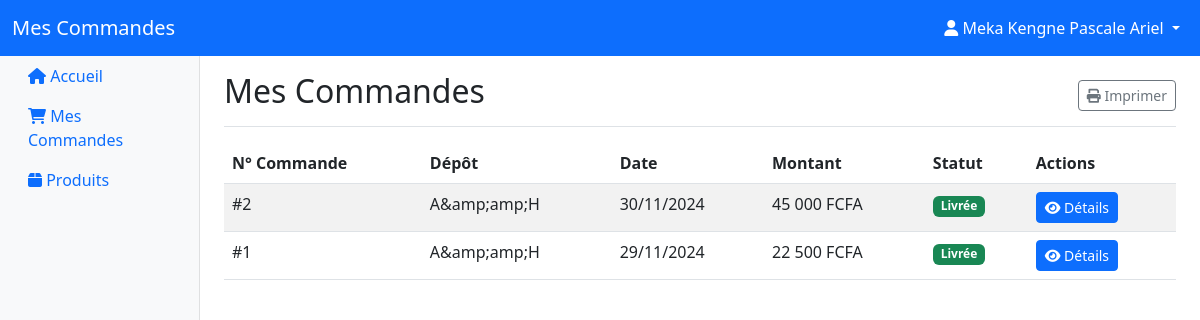
The page /client/commandes.php (signed in) on the database its author committed.
### tables this page shows
CREATE TABLE `commandeclient` (
  `id_commande` int NOT NULL,
  `id_client` int NOT NULL,
  `date_commande` date NOT NULL,
  `total` decimal(10,2) NOT NULL,
  `statut` enum('En attente','En préparation','Livrée','Annulée') DEFAULT 'En attente',
  `id_utilisateur` int DEFAULT NULL,
  `id_depot` int NOT NULL
);

CREATE TABLE `depots` (
  `id` int NOT NULL,
  `nom` varchar(100) NOT NULL,
  `adresse` text NOT NULL,
  `contact` varchar(50) DEFAULT NULL,
  `id_proprietaire` int NOT NULL,
  `logo` varchar(255) DEFAULT NULL
);

### client/commandes.php (the view, shortened to what this page needs)
<?php
require_once '../includes/database.php';
$sql = "SELECT cc.*, d.nom as depot_nom
        FROM commandeclient cc
        JOIN depots d ON cc.id_depot = d.id
        WHERE cc.id_client = :client_id
        ORDER BY cc.date_commande DESC";
$stmt = $conn->prepare($sql);
$stmt->execute([':client_id' => $_SESSION['client_id']]);
$commandes = $stmt->fetchAll(PDO::FETCH_ASSOC);
?>
<!DOCTYPE html>
<html lang="fr">
<head>
    <link href="https://cdn.jsdelivr.net/npm/bootstrap@5.3.0/dist/css/bootstrap.min.css" rel="stylesheet">
    <link rel="stylesheet" href="https://cdnjs.cloudflare.com/ajax/libs/font-awesome/6.0.0/css/all.min.css">
</head>
<body>
    <nav class="navbar navbar-expand-lg navbar-dark bg-primary sticky-top">
        <div class="container-fluid">
            <a class="navbar-brand" href="#">Mes Commandes</a>
            <div class="collapse navbar-collapse" id="navbarNav">
                <ul class="navbar-nav ms-auto">
                    <li class="nav-item dropdown">
                        <a class="nav-link dropdown-toggle text-white" href="#" data-bs-toggle="dropdown">
                            <i class="fas fa-user"></i> <?php echo htmlspecialchars($_SESSION['user_name']); ?>
                        </a>
                    </li>
                </ul>
            </div>
        </div>
    </nav>
    <div class="container-fluid">
        <div class="row">
            <nav class="col-md-3 col-lg-2 d-md-block bg-light sidebar">
                <div class="position-sticky">
                    <ul class="nav flex-column">
                        <li class="nav-item">
                            <a class="nav-link" href="accueil.php">
                                <i class="fas fa-home"></i> Accueil
                            </a>
                        </li>
                        <li class="nav-item">
                            <a class="nav-link active" href="#">
                                <i class="fas fa-shopping-cart"></i> Mes Commandes
                            </a>
                        </li>
                        <li class="nav-item">
                            <a class="nav-link" href="produits.php">
                                <i class="fas fa-box"></i> Produits
                            </a>
                        </li>
                    </ul>
                </div>
            </nav>
            <main class="col-md-9 ms-sm-auto col-lg-10 px-md-4">
                <div class="d-flex justify-content-between flex-wrap flex-md-nowrap align-items-center pt-3 pb-2 mb-3 border-bottom">
                    <h1 class="h2">Mes Commandes</h1>
                    <div class="btn-toolbar mb-2 mb-md-0">
                        <button type="button" class="btn btn-sm btn-outline-secondary" onclick="window.print()">
                            <i class="fas fa-print"></i> Imprimer
                        </button>
                    </div>
                </div>
                <?php if (empty($commandes)): ?>
                    <div class="alert alert-info">
                        <i class="fas fa-info-circle"></i> Vous n'avez pas encore passé de commande.
                        <a href="produits.php" class="alert-link">Découvrez nos produits</a>
                    </div>
                <?php else: ?>
                    <div class="table-responsive">
                        <table class="table table-striped table-hover">
                            <thead>
                                <tr>
                                    <th>N° Commande</th>
                                    <th>Dépôt</th>
                                    <th>Date</th>
                                    <th>Montant</th>
                                    <th>Statut</th>
                                    <th>Actions</th>
                                </tr>
                            </thead>
                            <tbody>
                                <?php foreach ($commandes as $commande): ?>
                                    <tr>
                                        <td>#<?php echo $commande['id_commande']; ?></td>
                                        <td><?php echo htmlspecialchars($commande['depot_nom']); ?></td>
                                        <td><?php echo date('d/m/Y', strtotime($commande['date_commande'])); ?></td>
                                        <td><?php echo number_format($commande['total'], 0, ',', ' '); ?> FCFA</td>
                                        <td>
                                            <span class="badge bg-<?php
                                                echo match($commande['statut']) {
                                                    'En attente' => 'warning',
                                                    'En préparation' => 'info',
                                                    'Livrée' => 'success',
                                                    'Annulée' => 'danger',
                                                    default => 'secondary'
                                                };
                                            ?>">
                                                <?php echo $commande['statut']; ?>
                                            </span>
                                        </td>
                                        <td>
                                            <button onclick="showOrderDetails(<?php echo $commande['id_commande']; ?>)"
                                                    class="btn btn-sm btn-primary">
                                                <i class="fas fa-eye"></i> Détails
                                            </button>
                                        </td>
                                    </tr>
                                <?php endforeach; ?>
                            </tbody>
                        </table>
                    </div>
                <?php endif; ?>
            </main>
        </div>
    </div>
</body>
</html>

### client/commandes.php (style rules this page uses)
.sidebar { min-height: calc(100vh - 56px); box-shadow: inset -1px 0 0 rgba(0, 0, 0, .1); }

### rows shown on the page
commandeclient: id_commande "2", id_depot.nom "A&amp;amp;H", date_commande "30/11/2024", total "45 000", statut "Livrée"
commandeclient: id_commande "1", id_depot.nom "A&amp;amp;H", date_commande "29/11/2024", total "22 500", statut "Livrée"

### other values the page prints
$_SESSION['user_name'] "Meka Kengne Pascale Ariel"
